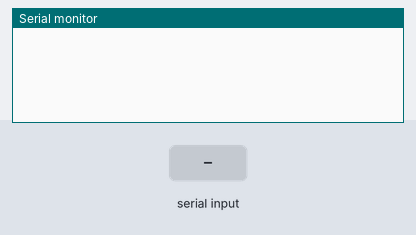
Bench run of a sketch on a simulated Arduino Uno, built with avr-gcc and run on an emulated ATmega328P. On the bench: the last lines printed to the serial monitor. The inputs (shaded band) are chosen by the test bench.

Above: at 1.2 s.
1.3 s: "90,45\n" received over Serial
At 2.1 s:
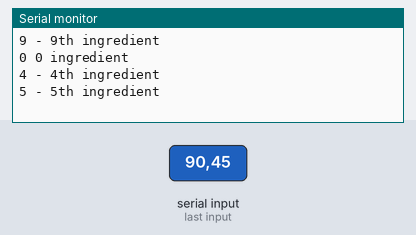
2.8 s: "30,150\n" received over Serial
At 4.0 s:
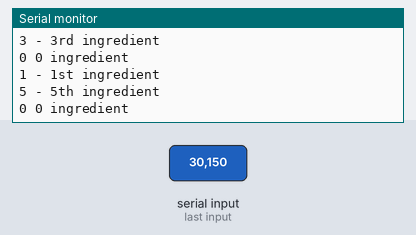
4.3 s: "2\n" received over Serial
At 4.7 s:
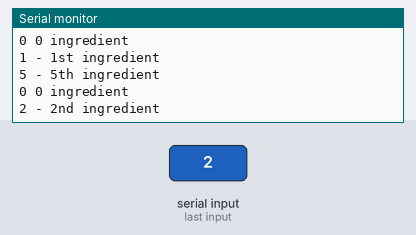
Timing chart, 0 to 7.3 s (numbered marks = the images above; inputs shaded):
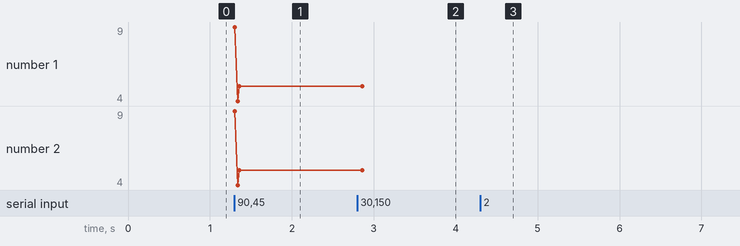

The sketch:

sample2.ino
```cpp
int incomingByte;  // incoming data

void setup() {
  Serial.begin(9600); // initialization

}

void loop() {

  if (Serial.available() > 0) {  // if the data came
    incomingByte = Serial.read()-48; // read byte
     String tempString = String(incomingByte);
    switch(incomingByte)
    {
      case 0:
        tempString.concat(" 0 ingredient");
        Serial.println(tempString);
        break;

      case 1:
        tempString.concat(" - 1st ingredient");
        Serial.println(tempString);
        break;

      case 2:
        tempString.concat(" - 2nd ingredient");
        Serial.println(tempString);
        break;

      case 3:
        tempString.concat(" - 3rd ingredient");
        Serial.println(tempString);
        break;

      case 4:
        tempString.concat(" - 4th ingredient");
        Serial.println(tempString);
        break;

      case 5:
        tempString.concat(" - 5th ingredient");
        Serial.println(tempString);
        break;

      case 6:
        tempString.concat(" - 6th ingredient");
        Serial.println(tempString);
        break;

      case 7:
        tempString.concat(" - 7th ingredient");
        Serial.println(tempString);
        break;

      case 8:
        tempString.concat(" - 8th ingredient");
        Serial.println(tempString);
        break;

      case 9:
        tempString.concat(" - 9th ingredient");
        Serial.println(tempString);
        break;

      default:
        if(incomingByte >=0)
        {
          tempString.concat("ml");
          Serial.println(tempString);
        }

        break;
    }
  }
}
```

Measured:
- after the input at 1.3 s, the serial monitor: prints a new line at once (image 1)
- after the input at 2.8 s, the serial monitor: prints a new line at once (image 2)
- after the input at 4.3 s, the serial monitor: prints a new line at once (image 3)
